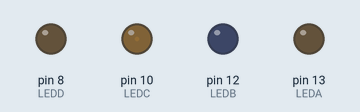
This sketch was run on a simulated Arduino Uno, built with avr-gcc and run on an emulated ATmega328P. Parts: output pins drawn as LEDs (lit = HIGH).

Above: at 0.05 s.
At 6.25 s:
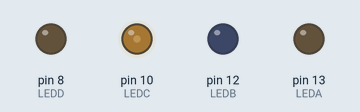
At 12.75 s:
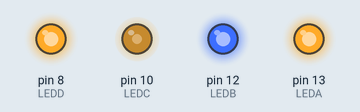
At 19.95 s:
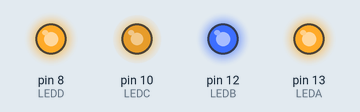
At 26.16 s:
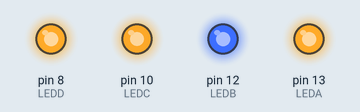
At 39.86 s:
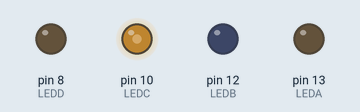
Timing chart, 0 to 40.0 s (numbered marks = the images above):
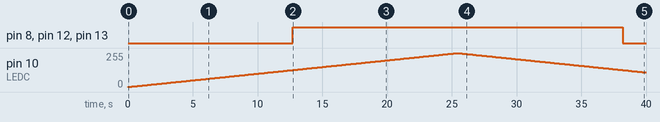

Measured:
- by itself, pin 8 (LEDD), pin 12 (LEDB), pin 13 (LEDA): LOW → HIGH at 12.7 s, → LOW 25.5 s later
- by itself, pin 10 (LEDC): rises from 0/255 to 255/255 in 25.4 s, then falls to 110/255 in 14.5 s

The sketch:

25_INCREMENTAL_WHILE_LOOP_2Leds.ino
```cpp
// Programa para modificar la intensidad de un LED for.
int LEDA=13;// Salida PWM a utilizar con el LED.
int LEDB=12;
int LEDC=10;
int LEDD=8;
void setup() {
  // Bloque de código de configuración.
  pinMode(LEDA, OUTPUT);
  pinMode(LEDB, OUTPUT);
  pinMode(LEDC, OUTPUT);
  pinMode(LEDD, OUTPUT);
}
void loop() {
  // Ciclo de dia
  for(int i=1;i<255;i++){
    analogWrite(LEDA,i);
    analogWrite(LEDB,i);
    analogWrite(LEDC,i);
    analogWrite(LEDD,i);
    delay(100);
  }
  // Ciclo de noche
  for(int i=255;i>=1;i--){
    analogWrite(LEDA,i);
    analogWrite(LEDB,i);
    analogWrite(LEDC,i);
    analogWrite(LEDD,i);
    delay(100);
  }
}
```
